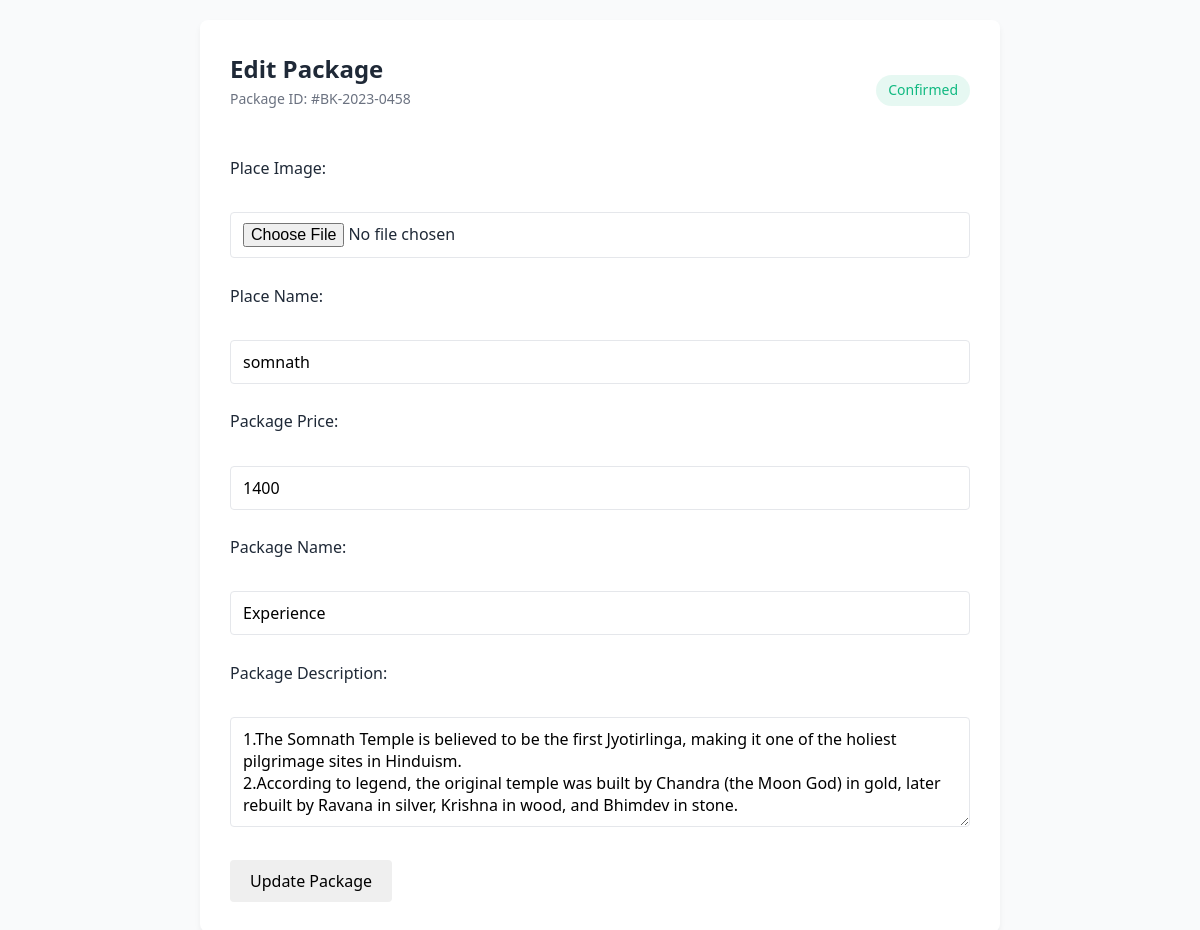
The page /editpackeg/?p_id=2 on the database its author committed.
### tour_and_travalling/models.py (models this page shows, shortened)
class package(models.Model):
    package_id = models.AutoField(primary_key=True)
    place_image =models.ImageField(upload_to='places/') # Or models.ImageField(upload_to='places/') if storing images
    place_name = models.CharField(max_length=40)
    package_price = models.IntegerField()
    package_name = models.CharField(max_length=40)
    package_desc = models.TextField(null=True, blank=True)
    image_gallary =models.ImageField(upload_to='gallery/')  # Or models.ImageField(upload_to='gallery/') if using images

### tour_and_travalling/views.py (the view, shortened to what this page needs)
# urls.py: path('editpackeg/',editpackeg,name="editpackeg"),
def editpackeg(request):
    p_id=request.GET.get('p_id')
    obj = package.objects.all().filter(package_id=p_id)
    return render(request,"tour_and_travalling/admin/editpackeg.html",{'pack':obj})

### tour_and_travalling/templates/tour_and_travalling/admin/editpackeg.html (shortened to what this page needs)
<!DOCTYPE html>
<html lang="en">
<head>
    <link rel="stylesheet" href="/static/styles.css">
</head>
<body>
    <div class="container">
        <div class="form-header">
            <div>
                <h1 class="form-title">Edit Package</h1>
                <div class="booking-id">Package ID: #BK-2023-0458</div>
            </div>
            <div class="status-badge status-confirmed">Confirmed</div>
        </div>
        <form method="POST" enctype="multipart/form-data">
    {%for p in pack%}
            <label for="place_image">Place Image:</label><br>
            <input type="file" name="place_image" value={{p.place_image}} required><br><br>
            <label for="place_name">Place Name:</label><br>
            <input type="text" name="place_name" value={{p.place_name}} required><br><br>
            <label for="package_price">Package Price:</label><br>
            <input type="number" name="package_price" value={{p.package_price}} required><br><br>
            <label for="package_name">Package Name:</label><br>
            <input type="text" name="package_name" value={{p.package_name}} required><br><br>
            <label for="package_desc">Package Description:</label><br>
            <textarea name="package_desc" rows="4" cols="50">{{p.package_desc}} </textarea><br><br>
    {%endfor%}
            <button type="submit">Update Package</button>
        </form>
    </div>
</body>
</html>

### tour_and_travalling/static/styles.css (style rules this page uses)
* { margin: 0; padding: 0; box-sizing: border-box; }
body { font-family: 'Arial', sans-serif; line-height: 1.6; color: #333; }

### tour_and_travalling/templates/tour_and_travalling/admin/editpackeg.html (style rules this page uses)
:root { --primary: #4f46e5; --primary-hover: #4338ca; --danger: #ef4444; --danger-hover: #dc2626; --success: #10b981; --text: #1f2937; --text-light: #6b7280; --background: #f9fafb; --border: #e5e7eb; --card: #ffffff; }
* { margin: 0; padding: 0; box-sizing: border-box; font-family: 'Segoe UI', Tahoma, Geneva, Verdana, sans-serif; }
body { background-color: var(--background); color: var(--text); line-height: 1.6; padding: 20px; }
.container { max-width: 800px; margin: 0 auto; background-color: var(--card); border-radius: 8px; box-shadow: 0 4px 6px rgba(0, 0, 0, 0.05); padding: 30px; }
h1 { font-size: 24px; margin-bottom: 20px; color: var(--text); border-bottom: 1px solid var(--border); padding-bottom: 15px; }
label { display: block; margin-bottom: 5px; font-weight: 500; color: var(--text); }
input, select, textarea { width: 100%; padding: 10px 12px; border: 1px solid var(--border); border-radius: 4px; font-size: 16px; transition: border-color 0.3s, box-shadow 0.3s; }
textarea { resize: vertical; min-height: 100px; }
button { padding: 10px 20px; border: none; border-radius: 4px; font-size: 16px; font-weight: 500; cursor: pointer; transition: background-color 0.3s, transform 0.1s; }
.status-badge { display: inline-block; padding: 4px 12px; border-radius: 9999px; font-size: 14px; font-weight: 500; }
.status-confirmed { background-color: rgba(16, 185, 129, 0.1); color: var(--success); }
.booking-id { color: var(--text-light); font-size: 14px; margin-bottom: 20px; }
.form-header { display: flex; justify-content: space-between; align-items: center; margin-bottom: 25px; }
.form-title { margin-bottom: 0; border-bottom: none; padding-bottom: 0; }

### rows shown on the page
package: place_name "somnath", package_price "1400", package_desc "1.The Somnath Temple is believed to be the first Jyotirlinga, making it one of the holiest pilgrimage sites in Hinduism. 2.According to legend, the original temple was built by Chandra (the Moon God) in gold, later rebuilt by Ravana in silver, Krishna in wood, and Bhimdev in stone."
